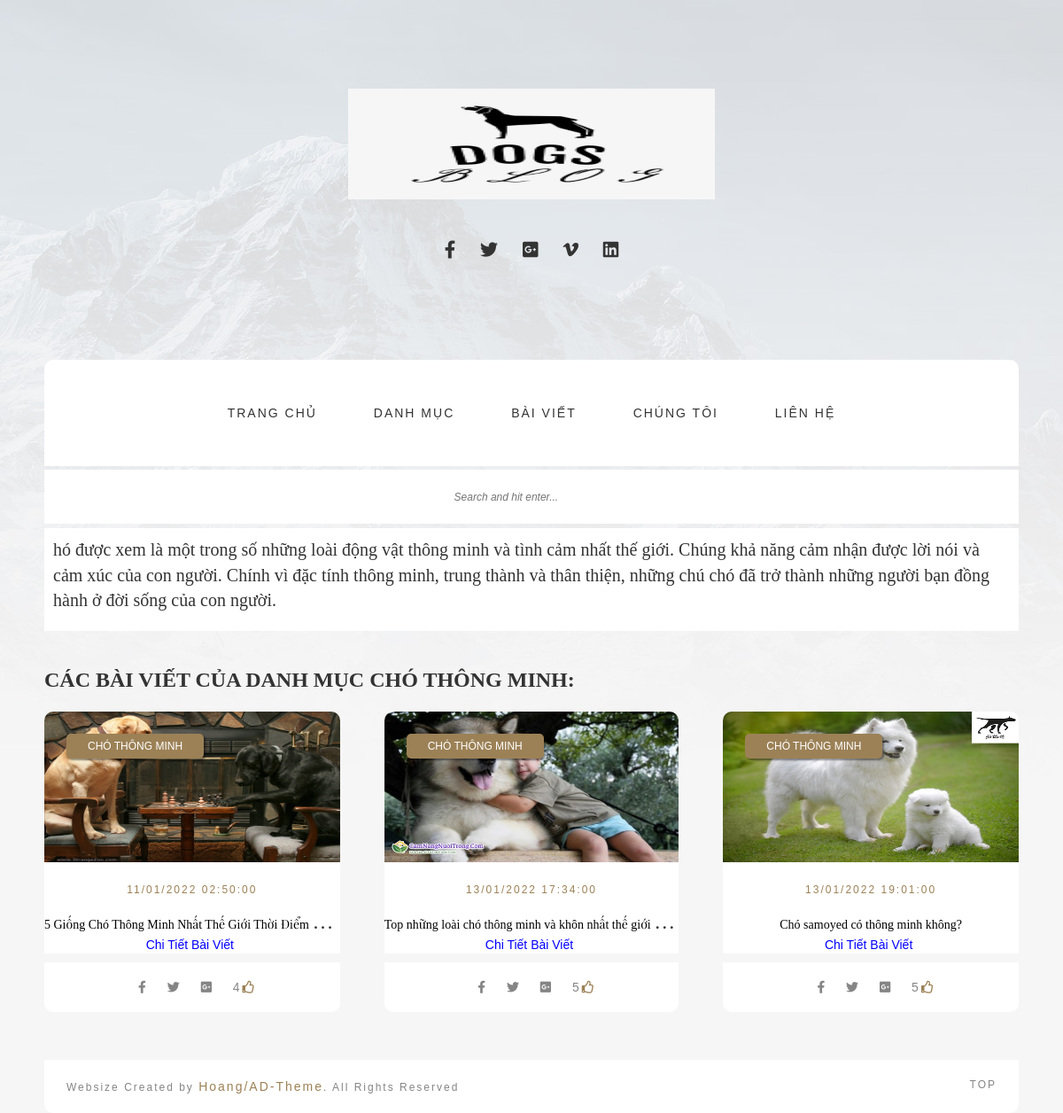
The app's page /Website/index.php?mod=post&act=postByCategory&category_id=6 with its own data.
### tables this page shows
CREATE TABLE `categories`  (
  `id` int NOT NULL AUTO_INCREMENT,
  `name` varchar(255) NULL DEFAULT NULL,
  `description` mediumtext NULL,
  `thumbnail` varchar(500) NULL DEFAULT NULL,
  `parent_id` int NULL DEFAULT NULL,
  `created_at` timestamp NULL DEFAULT NULL,
  PRIMARY KEY (`id`) USING BTREE
);

CREATE TABLE `posts`  (
  `id` int NOT NULL AUTO_INCREMENT,
  `title` varchar(255) NULL DEFAULT NULL,
  `description` mediumtext NULL,
  `thumbnail` varchar(500) NULL DEFAULT NULL,
  `category_id` int NULL DEFAULT NULL,
  `content` mediumtext NULL,
  `created_at` timestamp NULL DEFAULT NULL,
  `like_post` int NULL DEFAULT NULL,
  PRIMARY KEY (`id`) USING BTREE
);

### Website/Controllers/BaseController.php (called while the page is built, shortened)
<?php
  class BaseController
  {
    public function view($path, $data = []){
      extract($data);
      require_once('Views/'.$path);
    }
  }
?>

### Website/Controllers/PostController.php (called while the page is built, shortened)
<?php
require_once('Models/Category.php');
require('Models/Post.php');
require_once("Controllers/BaseController.php");
  class PostController extends BaseController
  {
    public function postByCategory(){
      $id = (isset($_GET['category_id'])?$_GET['category_id']:0);
      $category_id = (isset($_GET['category_id'])?$_GET['category_id']:0);
      $post = new Post();
      $posts = $post -> findPostByCategory($category_id);
      $category = new Category;
      $categories = $category -> getCategoryById($id);
      $this-> view('Post/listbycategory.php', ['posts'=> $posts, 'categories' => $categories]);
    }
  }
?>

### Website/index.php (called while the page is built, shortened)
<?php
$act = "index";
if(isset($_GET['act'])){
  $act = $_GET['act'];
}
  $controller_obj = new $class_name;
 $controller_obj -> $act();
?>

### Website/Models/Connection.php (called while the page is built, shortened)
<?php
  class Connection1{
    private $servername= "localhost";
    private $username= "root";
    private $password = "";
    private $dbname = "blogs";
    public function connect(){
      $conn = new mysqli($this->servername, $this -> username, $this ->password, $this-> dbname );
      $conn->query("SET NAMES 'utf8'");
      return $conn;
    }
  }
?>

### Website/Models/Query.php (called while the page is built, shortened)
<?php
  require_once('Models/Connection.php');
  class Query{
    protected $conn;
    public function __construct(){
      $connection = new Connection1();
      $this -> conn = $connection -> connect();
    }
    protected function findByid($table, $id){
      $query = "SELECT * FROM ". $table." WHERE id = ".$id;
      $result[] = $this -> conn -> query($query)->fetch_assoc();
      return $result;
    }
  }
?>

### Website/Models/Category.php (called while the page is built, shortened)
<?php
  require_once('Models/Query.php');
  require_once('Models/Connection.php');
  class Category extends Query
  {
    public $table = 'categories';
    public function getCategoryById($id)
      {
        $category = $this -> findById($this -> table,$id );
        return $category;
      }
    }
?>

### Website/Models/Post.php (called while the page is built, shortened)
<?php
require_once('Models/Query.php');
require_once('Models/Connection.php');
require_once('Models/Category.php');
  class Post extends Query
  {
    public function findPostByCategory($category_id){
      $query = "	SELECT posts.like_post, posts.id, posts.title, posts.description, posts.thumbnail, posts.category_id,posts.content, posts.created_at, categories.name
              FROM posts
              INNER JOIN categories ON categories.id = $category_id AND categories.id = posts.category_id";
      $result = $this->conn->query($query);
      $data = array();
      while($row = $result->fetch_assoc()) {
        $data[] = $row;
      };
      return $data;
    }
  }
?>

### Website/Views/Post/listbycategory.php (the view, shortened to what this page needs)
<?php
  require_once('Views/Partials/header.php');
?>
<section class="tada-container content-posts blog-3-columns row">
  <div class="col-xs-12" style="background-color: #ffffff;
                        padding: 10px;
                        margin-top: -45px;
                        margin-bottom:40px;">
    <?php foreach ($categories as $key => $category) { ?>
      <p style="font-size: 20px; font-family: Times New Roman, Times, serif;"><?= $category['description'] ?></p>
  </div>
    <h2 style="margin-bottom:20px ;text-transform: uppercase; font-weight: bold; font-family: Times New Roman, Times, serif;">Các Bài Viết Của Danh Mục <?= $category['name'] ?>:</h2>
   <?php } ?>
<div class="tada-container content-posts blog-3-columns row " style="">
     <?php foreach ($posts as $key => $post) { ?>
         <div id="dash" class="content col-xs-4 col-md-4 col-xl-4 col-lg-4 col-4">
           <article id="abcde">
               <div class="post-image">
                   <img style="max-height: 170px;" src="../Admin/images/<?=$post['thumbnail']?>" alt="post image 1">
                     <div class="category"><a href="#"><?=$post['name']?></a></div>
                 </div>
                 <div class="post-text" style="padding: 20px 0px 0px 0px;">
                   <span class="date"><?=date_format(date_create($post['created_at']),"d/m/Y H:i:s")?></span>
                     <h2><a href="index.php?mod=post&act=postDetail&id=<?=$post['id']?>"><?=$post['title']?></a></h2>
                     <p><a style="color:blue;" href="index.php?mod=post&act=postDetail&id=<?=$post['id']?>">Chi Tiết Bài Viết <i style="color: blue;" class="icon-arrow-right2"></i></a></p>
                 </div>
                 <div class="post-info">
                     <div class="extra-info" style="float:none;">
                       <a href="#"><i class="fab fa-facebook-f"></i></a>
                     <a href="#"><i class="fab fa-twitter"></i></a>
                     <a href="#"><i class="fab fa-google-plus-square"></i></a>
                         <span class="comments"><?=$post['like_post']?><i class="far fa-thumbs-up"></i></span>
                     </div>
                 </div>
             </article>
         </div>
           <?php } ?>
     </section>
<?php
  require_once('Views/Partials/footer.php');
?>

### Website/Publics/assets/css/all.css (style rules this page uses)
.fa, .fas, .far, .fal, .fad, .fab { -moz-osx-font-smoothing: grayscale; -webkit-font-smoothing: antialiased; display: inline-block; font-style: normal; font-variant: normal; text-rendering: auto; line-height: 1; }
.fa-facebook-f:before { content: "\f39e"; }
.fa-google-plus-square:before { content: "\f0d4"; }
.fa-thumbs-up:before { content: "\f164"; }
.fa-twitter:before { content: "\f099"; }
.fab { font-family: 'Font Awesome 5 Brands'; font-weight: 400; }
.far { font-family: 'Font Awesome 5 Free'; font-weight: 400; }

### Website/Publics/assets/css/style.css (style rules this page uses)
body { font-family: 'Source Sans Pro', sans-serif; background:#f6f6f6; background-image:url('../images/bg.jpg'); background-repeat: no-repeat; }
.tada-container { width:1100px; margin:0 auto; }
img { max-width:100%; }
a { transition: all 0.3s ease 0s; }
header a { font-size: 14px; text-decoration: none; color:#ffffff; }
section.tada-container { margin-top:50px; }
article { margin-bottom:50px; }
.content-posts .content { padding-left:0; padding-right: 25px; }
.post-image { position:relative; }
.post-image img { border-radius:10px 10px 0 0; width:100%; }
.post-image .category a { background: #9c8156; border-radius: 5px; box-shadow: 2px 2px 2px 0 rgba(0, 0, 0, 0.4); color: #fff; font-size: 12px; left: 25px; line-height: 1; padding: 8px 24px; position: absolute; text-transform: uppercase; top: 25px; }
.post-text { padding:50px; background:#FFF; }
.post-text .date { color:#9c8156; text-transform:uppercase; font-size:12px; letter-spacing:2px; }
.post-text h2 { margin:12px 0 24px 0; font-family: 'Playfair Display', serif; }
.blog-2-columns-sidebar h2, .blog-3-columns h2 { margin-bottom:0; font-size:24px; line-height:1.3; }
.post-text h2 a { color:#000; transition: all 0.3s ease 0s; }
.extra-info { float:right; }
.extra-info a { padding:10px; color:#858585; }
.extra-info .comments { padding-left:10px; color:#858585; }
.extra-info .comments i { color:#9c8156; margin-left:3px; }
.post-info { background:#FFF; padding:18px 50px; margin-top:2px; border-radius:0 0 10px 10px; }
.content-posts.blog-3-columns .col-xs-4:nth-child(1n) { padding-right:33px; }
.content-posts.blog-3-columns .col-xs-4:nth-child(3n-1) { padding-right:17px; padding-left:17px; }
.content-posts.blog-3-columns .col-xs-4:nth-child(3n) { padding-right:0; padding-left:33px; }
.content-posts.blog-3-columns .col-xs-4, .blog-3-columns article { text-align:center; }
.blog-3-columns .post-text { padding:25px; }

### Website/Views/Post/listbycategory.php (style rules this page uses)
#dash { max-height: 700px; overflow: hidden; }
#abcde h2 { width: 100%; white-space: nowrap; overflow: hidden; text-overflow: ellipsis; }
#abcde { max-height: 400px; overflow: hidden }

### records on screen
categories: description "hó được xem là một trong số những loài động vật thông minh và tình cảm nhất thế giới. Chúng khả năng cảm nhận được lời nói và cảm xúc của con người. Chính vì đặc tính thông minh, trung thành và thân thiện, những chú chó đã trở thành những người bạn đồng hành ở đời sống của con người.", name "CHÓ THÔNG MINH"
posts: thumbnail (picture), category.name "CHÓ THÔNG MINH", created_at "11/01/2022 02:50:00", title "5 Giống Chó Thông Minh Nhất Thế Giới Thời Điểm…", like_post "4"
posts: thumbnail (picture), category.name "CHÓ THÔNG MINH", created_at "13/01/2022 17:34:00", title "Top những loài chó thông minh và khôn nhất thế giới…", like_post "5"
posts: thumbnail (picture), category.name "CHÓ THÔNG MINH", created_at "13/01/2022 19:01:00", title "Chó samoyed có thông minh không?", like_post "5"
